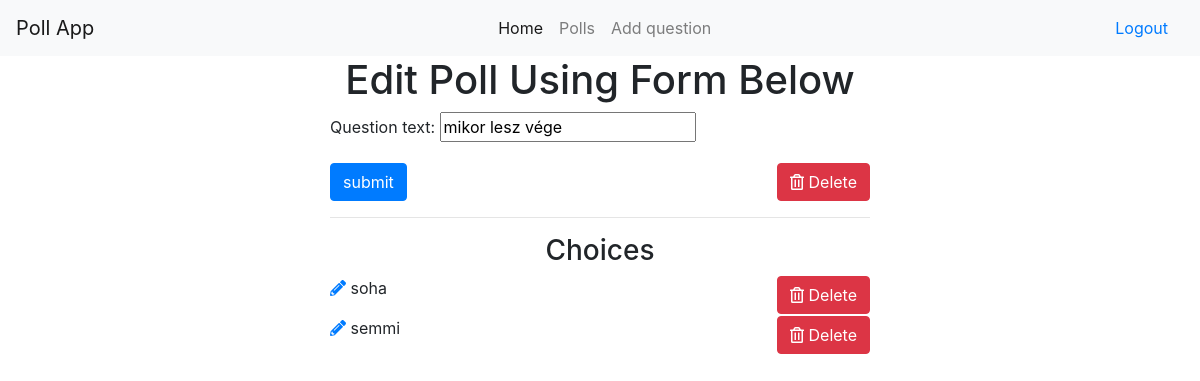
/polls/edit/16/ (signed in), run on an earlier commit of the app's database.
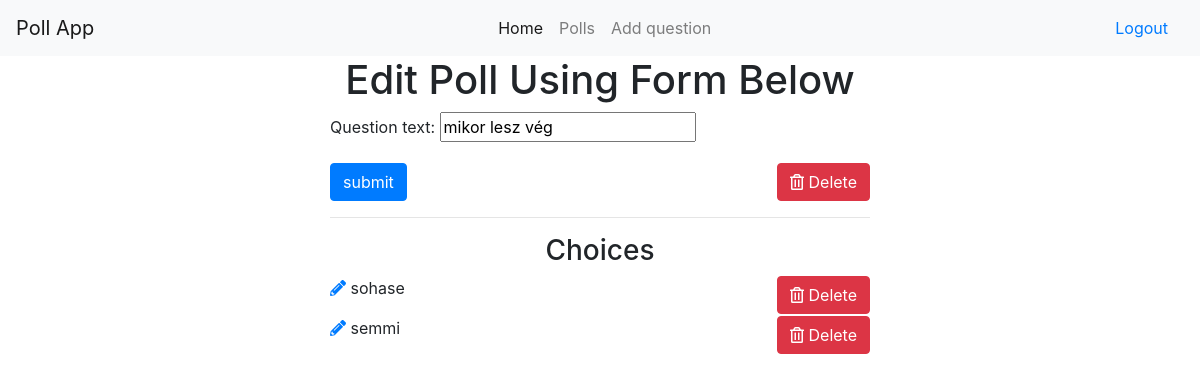
And on a later commit of the database.
### polls/models.py (models this page shows, shortened)
class Question(models.Model):
    owner = models.ForeignKey(User, on_delete=models.CASCADE, default=1)
    question_text = models.CharField(max_length=200)
    pub_date = models.DateTimeField(editable=False, auto_now_add=True)

class Choice(models.Model):
    question = models.ForeignKey(Question, on_delete=models.CASCADE)
    choice_text = models.CharField(max_length=200)
    votes = models.IntegerField(default=0)

### polls/views.py (the view)
# urls.py: path('edit/<int:question_id>/', views.edit_question, name='edit_question'),
def edit_question(request, question_id):
    question = get_object_or_404(Question, id=question_id)
    if request.user != question.owner:
        return redirect('/')
    if request.method == "POST":
        form = EditQuestionForm(request.POST, instance=question)
        if form.is_valid():
            form.save()
            messages.success(
                            request,
                            'Question Edit Successfully',
                            extra_tags='alert alert-success alert-dismissible fade show'
                            )
        return redirect('/polls')
    else:
        form = EditQuestionForm(instance=question)
    return render(request, 'polls/edit_question.html', {'form': form, 'question':question})

### polls/forms.py
class EditQuestionForm(forms.ModelForm):
    class Meta:
        model = Question
        fields = ["question_text"]

### polls/templates/polls/edit_question.html (shortened to what this page needs)
{% extends 'base.html' %}
{% block content %}
<div class="container">
  <h1 class='text-center'>Edit Poll Using Form Below</h1>
  <div class="row">
    <div class="col-sm-6 offset-sm-3">
      <form action="" method="post">
        {% for field in form %}
        <div class="form-group">
          {{ field.label_tag }}
          {{ field }}
        </div>
        {% endfor %}
        <input type="submit" value="submit" class='btn btn-primary'>
        <a href="{% url 'polls:question_confirm_delete' question.id %}" class='float-right btn btn-danger'>
          <i class="far fa-trash-alt"></i> Delete
          </a>
      </form>
      <hr/>
      <h3 class='text-center'>Choices</h3>
    {% for choice in question.choice_set.all %}
      <p><a href="{% url 'polls:edit_answer' choice.id %}"><i class="fas fa-pencil-alt"></i></a> {{choice.choice_text}}
      <a href="{% url 'polls:choice_confirm_delete' choice.id %}" class='float-right btn btn-danger'>
        <i class="far fa-trash-alt"></i> Delete
        </a>
      </p>
    {% endfor %}
    </div>
  </div>
</div>
{% endblock %}

What changed in the data, as far as the page shows it:
changed Question: question_text "mikor lesz vége" → "mikor lesz vég"
changed Choice: choice_text "soha" → "sohase"
